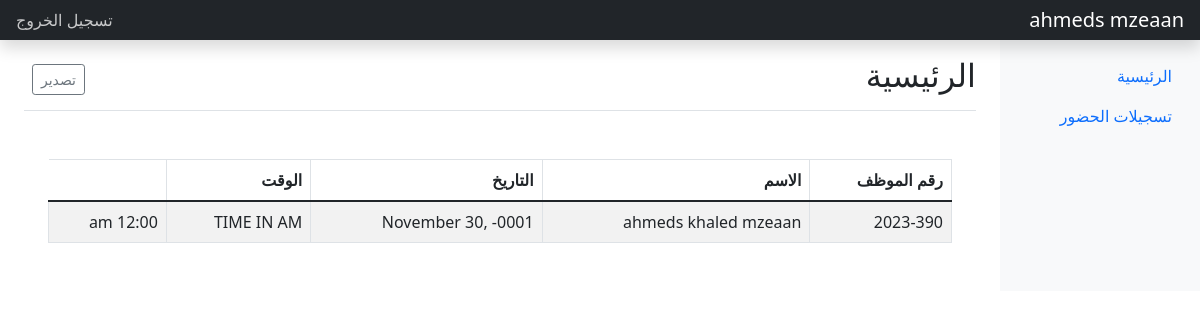
The app's page /student_att.php (signed in) with its own data.
### tables this page shows
CREATE TABLE `student` (
  `id` int(11) NOT NULL,
  `student_no` varchar(100) NOT NULL,
  `password` varchar(100) NOT NULL,
  `firstname` varchar(100) NOT NULL,
  `middlename` varchar(100) NOT NULL,
  `lastname` varchar(100) NOT NULL,
  `avatar` varchar(100) NOT NULL,
  `department` varchar(100) NOT NULL,
  `year_acadmic` int(11) NOT NULL
);

CREATE TABLE `std_attend` (
  `id` int(11) NOT NULL,
  `student_id` int(11) NOT NULL,
  `log_type` tinyint(4) NOT NULL,
  `datetime_log` datetime NOT NULL,
  `date_updated` datetime NOT NULL
);

### student_att.php (the view, shortened to what this page needs)
<?php
require_once 'admin/db_connect.php';
$user_qry = $conn->query("SELECT * FROM student WHERE `id` = '" . $_SESSION['loginstd_id'] . "' ") or die(mysqli_error());
$user = $user_qry->fetch_array();
$id = $user['id'];
$user_name = $user['firstname'] . " " . $user['lastname'];
?>
<!doctype html>
<html lang="ar" dir="rtl">
<head>
    <link href="assets/css/bootstrap.rtl.min.css" rel="stylesheet">
    <link href="assets/js/dashboard.js" rel="stylesheet">
</head>
<body>
    <header class="navbar navbar-dark sticky-top bg-dark flex-md-nowrap p-0 shadow">
        <a class="navbar-brand col-md-3 col-lg-2 me-0 px-3" href="#"><?= $user_name ?></a>
        <div class="navbar-nav">
            <div class="nav-item text-nowrap">
                <a class="nav-link px-3" href="logout.php">تسجيل الخروج</a>
            </div>
        </div>
    </header>
    <div class="container-fluid">
        <div class="row">
            <nav id="sidebarMenu" class="col-md-3 col-lg-2 d-md-block bg-light sidebar collapse">
                <div class="position-sticky pt-3">
                    <ul class="nav flex-column">
                        <li class="nav-item">
                            <a class="nav-link active" aria-current="page" href="emp.php">
                                الرئيسية
                            </a>
                        </li>
                        <li class="nav-item">
                            <a class="nav-link" href="emp_att.php>
                                <span data-feather=" file"></span>
                                تسجيلات الحضور
                            </a>
                        </li>
                    </ul>
                </div>
            </nav>
            <main class="col-md-9 ms-sm-auto col-lg-10 px-md-4">
                <div class="d-flex justify-content-between flex-wrap flex-md-nowrap align-items-center pt-3 pb-2 mb-3 border-bottom">
                    <h1 class="h2">الرئيسية</h1>
                    <div class="btn-toolbar mb-2 mb-md-0">
                        <div class="btn-group me-2">
                            <button type="button" class="btn btn-sm btn-outline-secondary">تصدير</button>
                        </div>
                    </div>
                </div>
                <div class="container rounded bg-white mt-5 mb-5">
                    <table id="table" class="table table-bordered table-striped">
                        <thead>
                            <tr>
                                <th>رقم الموظف</th>
                                <th>الاسم</th>
                                <th>التاريخ</th>
                                <thنوع التسجيل</th>
                                    <th>الوقت</th>
                             </tr>
                        </thead>
                        <tbody>
                            <?php
                            $attendance_qry = $conn->query("SELECT a.*, CONCAT(e.firstname,' ',e.middlename,' ',e.lastname) AS name, e.student_no FROM std_attend a INNER JOIN student e ON a.student_id = e.id WHERE a.student_id = $id ");
                            while ($row = $attendance_qry->fetch_array()) {
                            ?>
                                <tr>
                                    <td><?php echo $row['student_no'] ?></td>
                                    <td><?php echo htmlentities($row['name']) ?></td>
                                    <td><?php echo date("F d, Y", strtotime($row['datetime_log'])) ?></td>
                                    <?php
                                    if ($row['log_type'] == 1) {
                                        $log = "TIME IN AM";
                                    } elseif ($row['log_type'] == 2) {
                                        $log = "TIME OUT AM";
                                    } elseif ($row['log_type'] == 3) {
                                        $log = "TIME IN PM";
                                    } elseif ($row['log_type'] == 4) {
                                        $log = "TIME OUT PM";
                                    }
                                    ?>
                                    <td><?php echo $log ?></td>
                                    <td><?php echo date("h:i a", strtotime($row['datetime_log'])) ?></td>
                                </tr>
                            <?php
                            }
                            ?>
                        </tbody>
                    </table>
                </div>
        </div>
    </div>
</body>
</html>

### records on screen
student: user_name "ahmeds mzeaan"
std_attend: student.student_no "2023-390", name "ahmeds khaled mzeaan", datetime_log "November 30, -0001", log_type "TIME IN AM", datetime_log "12:00 am"
